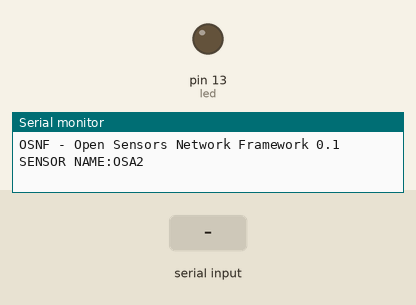
Recording of a sketch running on a simulated Arduino Uno, built with avr-gcc and run on an emulated ATmega328P. Shown: output pins drawn as LEDs (lit = HIGH), the last lines printed to the serial monitor. The test bench sets the inputs (shaded band).

Above: at 1.2 s.
1.3 s: "A" received over Serial
At 1.6 s:
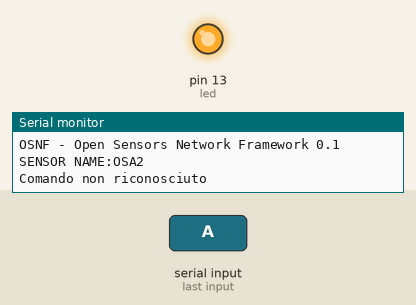
2.8 s: "S" received over Serial
At 3.9 s:
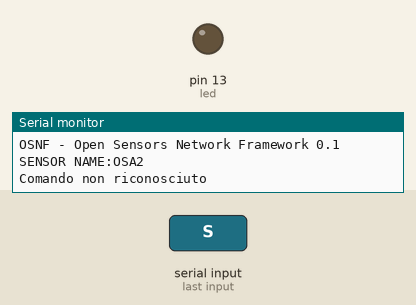
4.3 s: "a" received over Serial
At 5.1 s:
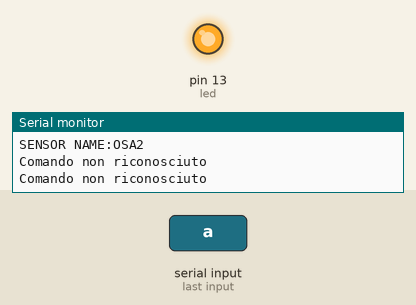
Timing chart, 0 to 7.3 s (numbered marks = the images above; inputs shaded):
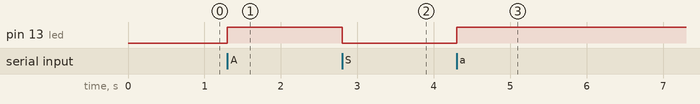

The sketch:

TestReceiverSensor.ino
```cpp
#define led 13  // led connesso al pin n°13
byte rx = 0;    // variabile per contenere il carattere ricevuto

void setup()
	{
	Serial.begin(9600); // imposto la UART per lavorare a 9600

Serial.println("OSNF - Open Sensors Network Framework 0.1 ");
Serial.print("SENSOR NAME:");
Serial.println("OSA2");
Serial.println();

	pinMode(led, OUTPUT); // imposto il pin sul quale è collegato il led come uscita
	Serial.flush(); // svuoto il buffer di ricezione seriale
	}

void loop()
	{
	if (Serial.available() > 0) // control buffer
		{
		rx = Serial.read(); // read rx
		Serial.flush();     // flush serial

		if (rx=='A' || rx=='a')
			{
			if (digitalRead(led) == HIGH)
				{
				//Serial.println("Led già acceso status: ON"); //debug
				}
			else // il led era spento
				{
				digitalWrite(led,HIGH); //lo accendo
				//Serial.println("Led era spento status: ON"); //debug
				}
			}

                if (rx=='S' || rx=='s')
			{
			if (digitalRead(led) == HIGH)
				{
                                digitalWrite(led,LOW);
				//Serial.println("Led era acceso e lo spengo status: OFF"); //debug
				}
			else
				{
				//Serial.println("Led era spento status: OFF"); //debug
				}
			}

		else // non ho ricevuto un comando riconosciuto
			{
			Serial.print("Comando non riconosciuto");
			//Serial.print(rx); //debug
			Serial.println();
			}
		}
	}
```

Measured:
- after the input at 1.3 s, pin 13 (led): LOW → HIGH at once
- after the input at 2.8 s, pin 13 (led): HIGH → LOW at once
- after the input at 4.3 s, pin 13 (led): LOW → HIGH at once
